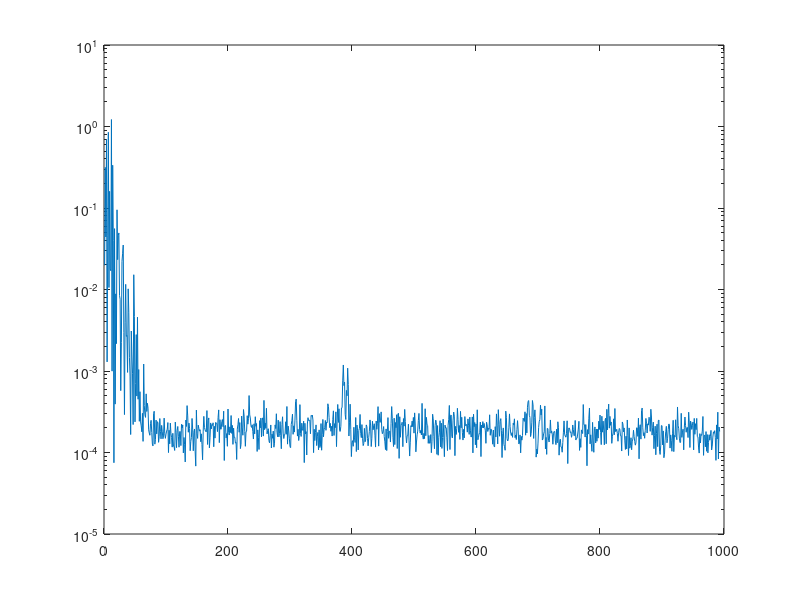

The MATLAB source for this figure: (Note: this script raises an error after producing the figure.)
%% Devon Quaternik
%% ELEN 431
%% HW 5

%% Problem 1
figure;
itr = 1000;
rns = 20;
mu = 0.1;

sign2 = 0.0001;
sigx2 = 1.0;
M = 8;
w = zeros(M,1);
num = [0.8 -.31 -.45 -.8 .25 .55 .1 .9]';
den = [1];
WM = [];
JM = [];


for j=1:rns
    x = sqrt(sigx2)*randn(itr+2*M, 1);
    n = sqrt(sign2)*randn(itr, 1);
    
    g1=filter(num,den,x);
    g2=g1(M:itr+M-1,1);
    d = g2 + n;
        for i = 1:(itr-M+1)
            u = x(i+M-1:-1:i,1);
            y(i,1) = w'*u;
            e(i,1) = d(i,1)-y(i,1);
            J(i,1) = e(i,1)*conj(e(i,1));
            w = w+mu*u*e(i,1);
        end
        WM = [WM w];
        JM = [JM J];
end

W = mean(WM');
[num W' W'-num]
Y = mean(JM');


tstr='ELEN 431 Homework #5 Prob. 1 (WHITE Noise Experiment)'; 
ystr=['Mean Square Error over ',num2str(rns),' runs']; 
xstr='Iterations'; 


semilogy(Y) 
text(0.65,0.90,['step size = ',num2str(mu)],'sc'); 
text(0.65,0.86,['Final weights'],'sc'); 
for i = 1:M    
    text(0.7,(0.85-i*0.03),['w',num2str(i),' : ',num2str(w(i))],'sc') 
end
title(tstr) 
xlabel(xstr) 
ylabel(ystr) 
grid 
%print hw5_p1 
save hw5_p1.mat;


%% Problem 2
figure;
iter = 1000;
num = 20;
mu = 0.01; %Mu must be decrease to account for the coloration or it will not converge

xpower = 1.0;
npower = 0.0001;
M = 8;

w = zeros(M,1);
y = zeros(iter,1);
e = zeros(iter,1);
G=[1 0 -0.9375 0 0.3281 0 0.0244];
B=[0.8 -0.31 -0.45 -0.8 0.25 0.55 0.1 0.9]';
A=[1];
WM = [];
JM = [];

for j = 1:num;

x1 = sqrt(xpower) * randn(iter+2*M, 1);
n = sqrt(npower) * randn(iter, 1);

x = filter(G,A,x1);
g = filter(B,A,x);
g = g(M:iter+M-1, 1);
d = g + n;
	for n = 1:(iter-M+1)
		u = x(n+M-1:-1:n,1);
		y(n,1) = w' * u;
		e(n,1) = d(n,1) - y(n,1);
		J(n,1) = e(n,1) * conj(e(n,1));
		w = w + mu * u * e(n,1);
	end
	WM = [WM w];
	JM = [JM J];
end  
W = mean(WM');
[B  W'  W'-B]
Y = mean(JM');
tstr='ELEN 431 Homework #5 Prob. 2 (COLORED Noise Experiment)';
ystr=['Mean Square Error over ',num2str(num),' runs'];
xstr='Iterations';

semilogy(Y)
text(0.65,0.90,['step size = ',num2str(mu)],'sc');
text(0.65,0.86,['Final weights'],'sc');
for i = 1:M
   text(0.7,(0.85-i*0.03),['w',num2str(i),' : ',num2str(w(i))],'sc')
end
title(tstr)
xlabel(xstr)
ylabel(ystr)
grid
%print hw5_p2
save hw5_p2.mat;

disp('the final weight vector is very close in both cases, but that is due to decreasing the step size to accommadate the coloration of the noise. When run with the same parameters as white, the answer is nonconvergent.')
